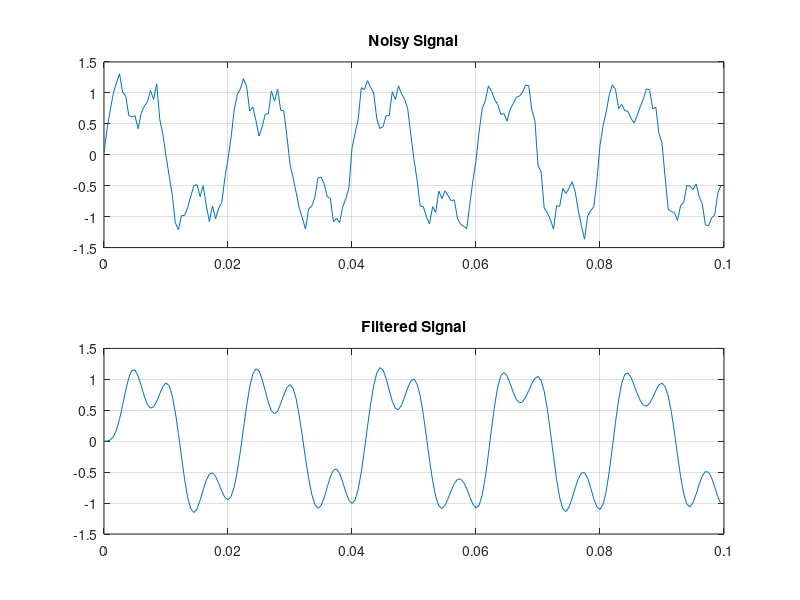

The MATLAB source for this figure:
% VECTRA COMPLETE REGRESSION & INTEGRATION TEST WORKLOAD
clc;
clear;

% 1. Formatted I/O Printing
fprintf('=== VECTRA COMPREHENSIVE COMPATIBILITY & REGRESSION TEST ===\n');
fprintf('Initializing core math and matrix test routines...\n');
fprintf('Sample formatted output: Integer = %d, Float = %.4f\n', 42, 3.14159);

% 2. Variables and Range Vectors
fs = 2000;
T = 1;
t = 0:1/fs:T;

% 3. Complex Signal Processing
x = sin(2*pi*50*t) + 0.5*sin(2*pi*150*t);
noise = 0.1*randn(size(t));
x_noisy = x + noise;

% 4. FFT Analysis
X = fft(x_noisy);

% 5. Matrix Arithmetic & Column-Major Indexing
A = [1 2; 3 4];
linear_val = A(2); % Must equal 3

% 6. Linear Algebra Operations
[U, S, V] = svd(A);

% 7. Digital Filtering
[b, a] = butter(4, 200/(fs/2));
filtered = filter(b, a, x_noisy);

% 8. Modulation Pipeline
m = sin(2*pi*10*t);
s_am = ammod(m, 100, fs);

% 9. Plotting Operations
figure;
subplot(2, 1, 1);
plot(t(1:200), x_noisy(1:200));
title('Noisy Signal');
grid on;

subplot(2, 1, 2);
plot(t(1:200), filtered(1:200));
title('Filtered Signal');
grid on;

fprintf('Vectra Engineering Workload executed cleanly with 0 errors.\n');
